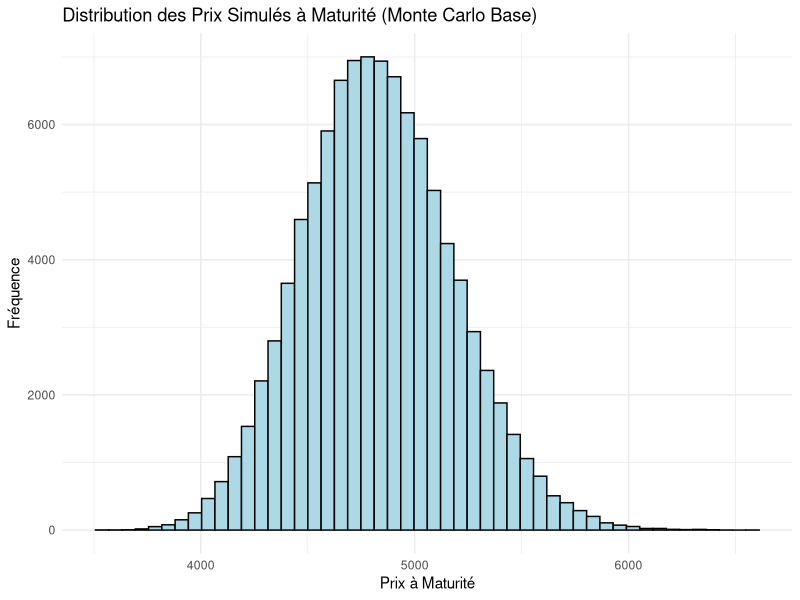
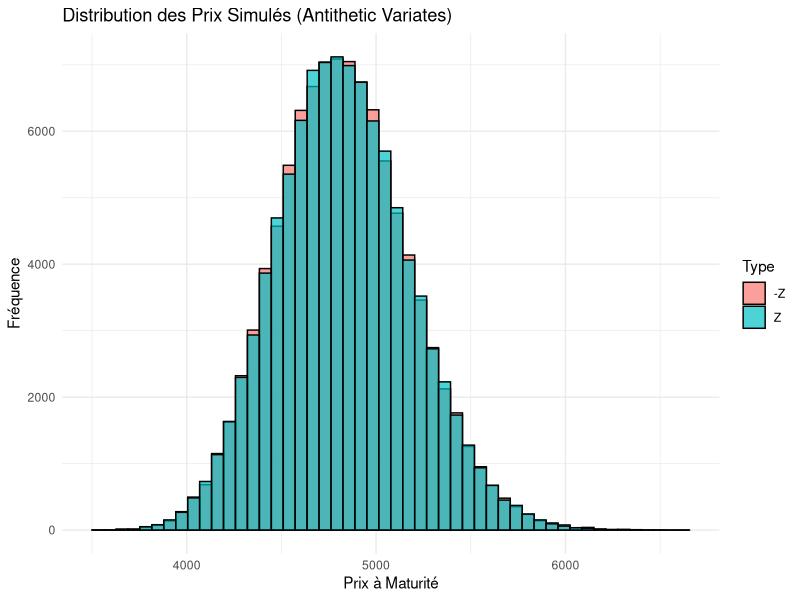
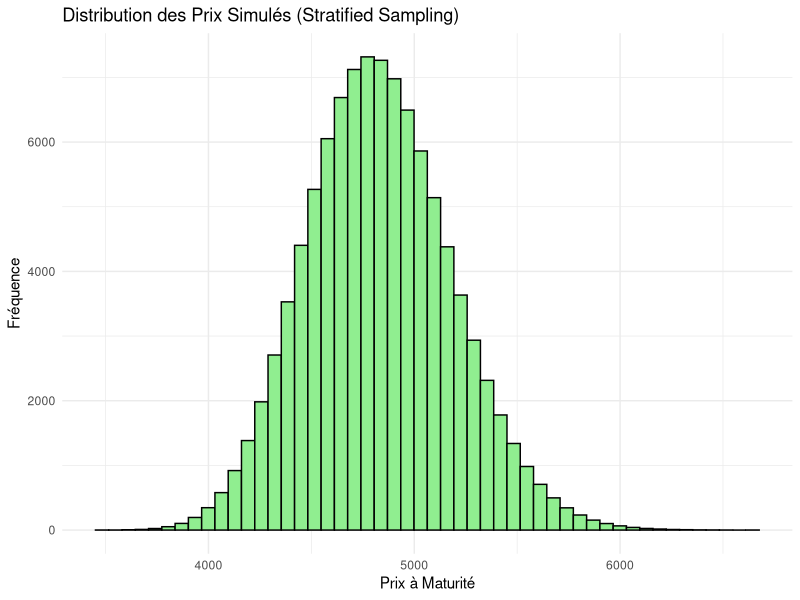
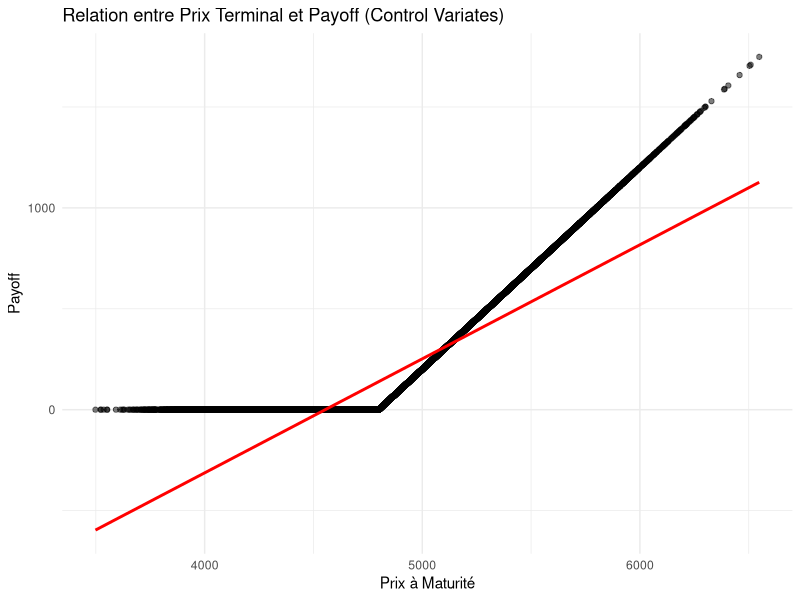

These figures' R source, in order:
library(readxl)
library(ggplot2)
library(dplyr)
library(tidyr)
library(stats)

# --- Paramètres du modèle Black-Scholes et Monte Carlo ---
S0 <- 4769.83 # Prix actuel de l'actif sous-jacent (S&P 500 au 31 déc. 2023)
K <- 4800     # Prix d'exercice de l'option (Strike)
r <- 0.05     # Taux d'intérêt sans risque annualisé (5%)
sigma <- 0.146 # Volatilité annualisée du sous-jacent (14.6%)
T <- 0.25     # Temps jusqu'à maturité en années (3 mois)
n_simulations <- 100000 # Nombre de simulations Monte Carlo
option_type <- "call" # Type d'option: "call" ou "put"

# --- Fonction Black-Scholes pour Call Européen ---
black_scholes_call <- function(S0, K, r, sigma, T) {
  d1 <- (log(S0 / K) + (r + 0.5 * sigma^2) * T) / (sigma * sqrt(T))
  d2 <- d1 - sigma * sqrt(T)
  call_price <- S0 * pnorm(d1) - K * exp(-r * T) * pnorm(d2)
  return(call_price)
}

# --- Prix théorique Black-Scholes ---
call_price_theoretical <- black_scholes_call(S0, K, r, sigma, T)
cat("Prix théorique Black-Scholes :", round(call_price_theoretical, 4), "\n\n")

# --- 1. Simulation Monte Carlo de Base ---
set.seed(123) # Pour la reproductibilité
Z_base <- rnorm(n_simulations) # Tirages de variables normales standard
ST_base <- S0 * exp((r - 0.5 * sigma^2) * T + sigma * sqrt(T) * Z_base)

payoffs_base <- pmax(ST_base - K, 0)
option_price_base <- exp(-r * T) * mean(payoffs_base)

cat("Prix estimé Monte Carlo (Base) :", round(option_price_base, 4), "\n")

# --- 2. Techniques de Réduction de Variance ---

## 2.1. Antithetic Variates (Variables Antithétiques) ---
Z_antithetic <- -Z_base # Variables opposées
ST_antithetic1 <- S0 * exp((r - 0.5 * sigma^2) * T + sigma * sqrt(T) * Z_base)
ST_antithetic2 <- S0 * exp((r - 0.5 * sigma^2) * T + sigma * sqrt(T) * Z_antithetic)

payoffs_antithetic <- (pmax(ST_antithetic1 - K, 0) + pmax(ST_antithetic2 - K, 0)) / 2
option_price_antithetic <- exp(-r * T) * mean(payoffs_antithetic)

cat("Prix estimé Monte Carlo (Antithetic Variates) :", round(option_price_antithetic, 4), "\n")

## 2.2. Control Variates (Variables de Contrôle) ---
# Pour le contrôle variates, nous utilisons le prix de l'actif sous-jacent comme variable de contrôle
# Le prix théorique de l'actif sous-jacent à maturité est S0 * exp(r*T)

# Simuler de nouvelles trajectoires pour la variable de contrôle
Z_control <- rnorm(n_simulations)
ST_control <- S0 * exp((r - 0.5 * sigma^2) * T + sigma * sqrt(T) * Z_control)
payoffs_control <- pmax(ST_control - K, 0)

# Variable de contrôle (prix final de l'actif)
control_variate <- ST_control

# Valeur attendue de la variable de contrôle sous mesure risque-neutre
expected_control_variate <- S0 * exp(r * T)

# Calcul du coefficient beta optimal
beta_optimal <- cov(payoffs_control, control_variate) / var(control_variate)

# Ajustement des payoffs
adjusted_payoffs <- payoffs_control - beta_optimal * (control_variate - expected_control_variate)

# Calcul du prix ajusté
option_price_control_variate <- exp(-r * T) * mean(adjusted_payoffs)

cat("Prix estimé Monte Carlo (Control Variates) :", round(option_price_control_variate, 4), "\n")

## 2.3. Stratified Sampling (Échantillonnage Stratifié) ---
# Tirer N variables uniformes
U_stratified <- runif(n_simulations)

# Transformer en normales stratifiées
Z_stratified <- qnorm((rank(U_stratified) - 0.5) / n_simulations)

# Simuler les trajectoires stratifiées
ST_stratified <- S0 * exp((r - 0.5 * sigma^2) * T + sigma * sqrt(T) * Z_stratified)
payoffs_stratified <- pmax(ST_stratified - K, 0)
option_price_stratified <- exp(-r * T) * mean(payoffs_stratified)

cat("Prix estimé Monte Carlo (Stratified Sampling) :", round(option_price_stratified, 4), "\n")

# --- Fonctions d'analyse comparative (Variance, CI, RMSE, Efficacité) ---
calculate_efficiency <- function(variance, time_taken) {
  return(1 / (variance * time_taken))
}

# Fonction pour analyser les résultats et calculer les métriques
analyse_results <- function(payoffs, name, theoretical_price) {
  price_estimate <- exp(-r * T) * mean(payoffs)
  var_payoff <- var(payoffs)
  
  # Intervalle de confiance 95%
  se_payoff <- sqrt(var_payoff / length(payoffs))
  ci_lower <- exp(-r * T) * (mean(payoffs) - 1.96 * se_payoff)
  ci_upper <- exp(-r * T) * (mean(payoffs) + 1.96 * se_payoff)
  
  # RMSE (Root Mean Square Error) par rapport au prix théorique
  rmse <- sqrt(mean((price_estimate - theoretical_price)^2))
  
  # Placeholder for time_taken, as we don't measure it in this script
  # Assume unit time for comparison of efficiency, or 1 if not measured
  time_taken <- 1 
  efficiency <- calculate_efficiency(var_payoff, time_taken)
  
  return(data.frame(
    Methode = name,
    Estimation = price_estimate,
    Variance = var_payoff,
    CI_Lower = ci_lower,
    CI_Upper = ci_upper,
    RMSE = rmse,
    Efficiency = efficiency
  ))
}

# --- Exécution de l'analyse comparative ---
results_df <- bind_rows(
  analyse_results(payoffs_base, "Monte Carlo Base", call_price_theoretical),
  analyse_results(payoffs_antithetic, "Antithetic Variates", call_price_theoretical),
  analyse_results(adjusted_payoffs, "Control Variates", call_price_theoretical), # Note: adjusted_payoffs for Control Variates
  analyse_results(payoffs_stratified, "Stratified Sampling", call_price_theoretical)
)

print(results_df)

# --- Visualisations (Exemples) ---
# Distribution des prix simulés à maturité (Base)
df_base_plot <- data.frame(ST = ST_base)
p_base <- ggplot(df_base_plot, aes(x=ST)) +
  geom_histogram(bins=50, fill="lightblue", color="black") +
  labs(title="Distribution des Prix Simulés à Maturité (Monte Carlo Base)", x="Prix à Maturité", y="Fréquence") +
  theme_minimal()

# Distribution des prix simulés à maturité (Antithetic Variates)
df_antithetic_plot <- data.frame(ST = c(ST_antithetic1, ST_antithetic2), Type = rep(c("Z", "-Z"), each = n_simulations))
p_antithetic <- ggplot(df_antithetic_plot, aes(x=ST, fill=Type)) +
  geom_histogram(bins=50, alpha=0.7, position="identity", color="black") +
  labs(title="Distribution des Prix Simulés (Antithetic Variates)", x="Prix à Maturité", y="Fréquence") +
  theme_minimal()

# Distribution des prix simulés à maturité (Stratified Sampling)
df_stratified_plot <- data.frame(ST = ST_stratified)
p_stratified <- ggplot(df_stratified_plot, aes(x=ST)) +
  geom_histogram(bins=50, fill="lightgreen", color="black") +
  labs(title="Distribution des Prix Simulés (Stratified Sampling)", x="Prix à Maturité", y="Fréquence") +
  theme_minimal()

# Sauvegarde des graphiques dans le dossier 'output'
ggsave("output/dist_base_mc.png", plot = p_base, width = 10, height = 6, dpi = 300)
ggsave("output/dist_antithetic_variates.png", plot = p_antithetic, width = 10, height = 6, dpi = 300)
ggsave("output/dist_stratified_sampling.png", plot = p_stratified, width = 10, height = 6, dpi = 300)

# Pour le Control Variates, le graphique de relation entre ST et Payoff est plus pertinent
df_control_plot <- data.frame(ST = ST_control, Payoff = payoffs_control)
p_control <- ggplot(df_control_plot, aes(x=ST, y=Payoff)) +
  geom_point(alpha=0.5) +
  geom_smooth(method="lm", se=FALSE, color="red") +
  labs(title="Relation entre Prix Terminal et Payoff (Control Variates)", x="Prix à Maturité", y="Payoff") +
  theme_minimal()

ggsave("output/relation_control_variates.png", plot = p_control, width = 10, height = 6, dpi = 300)
